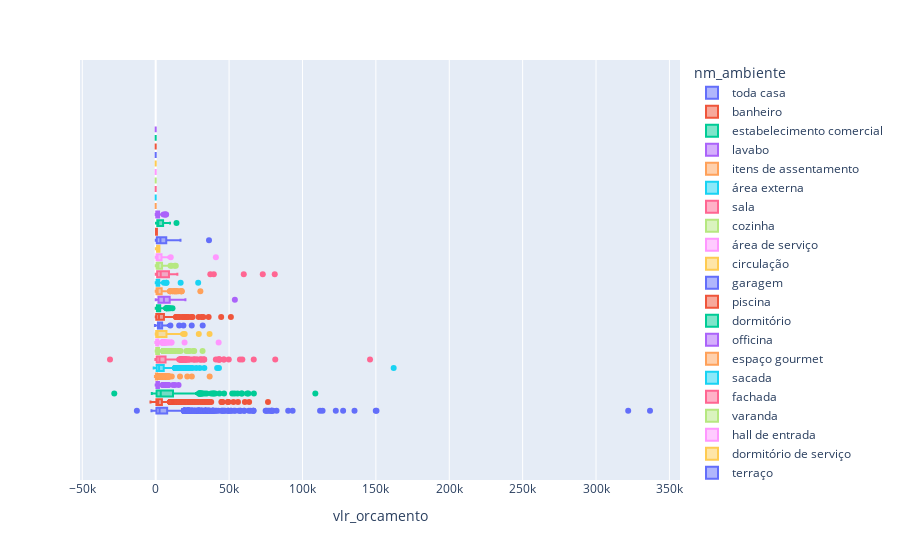

The notebook cell this image was saved under:
### Code cell
px.box(dados, x = 'vlr_orcamento', color = 'nm_ambiente')

### Figure 1 — Plotly figure (JSON) as saved in the notebook; plotly's stock layout.template omitted (floating-point values rounded to 4 significant figures; data arrays with more than 128 entries replaced by an {"elided": "..."} marker saying what was removed)
{"data": [{"alignmentgroup": "True", "hovertemplate": "nm_ambiente=toda casa<br>vlr_orcamento=%{x}<extra></extra>", "legendgroup": "toda casa", "marker": {"color": "#636efa"}, "name": "toda casa", "notched": false, "offsetgroup": "toda casa", "orientation": "h", "showlegend": true, "type": "box", "x": {"elided": "1653 float values"}, "x0": " ", "xaxis": "x", "y0": " ", "yaxis": "y"}, {"alignmentgroup": "True", "hovertemplate": "nm_ambiente=banheiro<br>vlr_orcamento=%{x}<extra></extra>", "legendgroup": "banheiro", "marker": {"color": "#EF553B"}, "name": "banheiro", "notched": false, "offsetgroup": "banheiro", "orientation": "h", "showlegend": true, "type": "box", "x": {"elided": "2114 float values"}, "x0": " ", "xaxis": "x", "y0": " ", "yaxis": "y"}, {"alignmentgroup": "True", "hovertemplate": "nm_ambiente=estabelecimento comercial<br>vlr_orcamento=%{x}<extra></extra>", "legendgroup": "estabelecimento comercial", "marker": {"color": "#00cc96"}, "name": "estabelecimento comercial", "notched": false, "offsetgroup": "estabelecimento comercial", "orientation": "h", "showlegend": true, "type": "box", "x": {"elided": "263 float values"}, "x0": " ", "xaxis": "x", "y0": " ", "yaxis": "y"}, {"alignmentgroup": "True", "hovertemplate": "nm_ambiente=lavabo<br>vlr_orcamento=%{x}<extra></extra>", "legendgroup": "lavabo", "marker": {"color": "#ab63fa"}, "name": "lavabo", "notched": false, "offsetgroup": "lavabo", "orientation": "h", "showlegend": true, "type": "box", "x": {"elided": "313 float values"}, "x0": " ", "xaxis": "x", "y0": " ", "yaxis": "y"}, {"alignmentgroup": "True", "hovertemplate": "nm_ambiente=itens de assentamento<br>vlr_orcamento=%{x}<extra></extra>", "legendgroup": "itens de assentamento", "marker": {"color": "#FFA15A"}, "name": "itens de assentamento", "notched": false, "offsetgroup": "itens de assentamento", "orientation": "h", "showlegend": true, "type": "box", "x": {"elided": "1281 float values"}, "x0": " ", "xaxis": "x", "y0": " ", "yaxis": "y"}, {"alignmentgroup": "True", "hovertemplate": "nm_ambiente=área externa<br>vlr_orcamento=%{x}<extra></extra>", "legendgroup": "área externa", "marker": {"color": "#19d3f3"}, "name": "área externa", "notched": false, "offsetgroup": "área externa", "orientation": "h", "showlegend": true, "type": "box", "x": {"elided": "650 float values"}, "x0": " ", "xaxis": "x", "y0": " ", "yaxis": "y"}, {"alignmentgroup": "True", "hovertemplate": "nm_ambiente=sala<br>vlr_orcamento=%{x}<extra></extra>", "legendgroup": "sala", "marker": {"color": "#FF6692"}, "name": "sala", "notched": false, "offsetgroup": "sala", "orientation": "h", "showlegend": true, "type": "box", "x": {"elided": "755 float values"}, "x0": " ", "xaxis": "x", "y0": " ", "yaxis": "y"}, {"alignmentgroup": "True", "hovertemplate": "nm_ambiente=cozinha<br>vlr_orcamento=%{x}<extra></extra>", "legendgroup": "cozinha", "marker": {"color": "#B6E880"}, "name": "cozinha", "notched": false, "offsetgroup": "cozinha", "orientation": "h", "showlegend": true, "type": "box", "x": {"elided": "846 float values"}, "x0": " ", "xaxis": "x", "y0": " ", "yaxis": "y"}, {"alignmentgroup": "True", "hovertemplate": "nm_ambiente=área de serviço<br>vlr_orcamento=%{x}<extra></extra>", "legendgroup": "área de serviço", "marker": {"color": "#FF97FF"}, "name": "área de serviço", "notched": false, "offsetgroup": "área de serviço", "orientation": "h", "showlegend": true, "type": "box", "x": {"elided": "332 float values"}, "x0": " ", "xaxis": "x", "y0": " ", "yaxis": "y"}, {"alignmentgroup": "True", "hovertemplate": "nm_ambiente=circulação<br>vlr_orcamento=%{x}<extra></extra>", "legendgroup": "circulação", "marker": {"color": "#FECB52"}, "name": "circulação", "notched": false, "offsetgroup": "circulação", "orientation": "h", "showlegend": true, "type": "box", "x": [1171.0, 664.7, 913.7, 587.4, 592.5, 19750.0, 18.9, 5537.0, 17330.0, 15100.0, 36690.0, 2157.0, 18910.0, 256.5, 1809.0, 94.7, 2100.0, 84.46, 462.6, 29360.0, 897.5, 326, 324.8, 337.7, 3695.0, 2622.0, 1400.0, 43.19, 8790, 7338.0], "x0": " ", "xaxis": "x", "y0": " ", "yaxis": "y"}, {"alignmentgroup": "True", "hovertemplate": "nm_ambiente=garagem<br>vlr_orcamento=%{x}<extra></extra>", "legendgroup": "garagem", "marker": {"color": "#636efa"}, "name": "garagem", "notched": false, "offsetgroup": "garagem", "orientation": "h", "showlegend": true, "type": "box", "x": [16020.0, 1706.0, 18890.0, 3487.0, 2309.0, 2617.0, 5234.0, 32030.0, 3849.0, 2197.0, 94.98, 2597.0, 2913.0, 8189.0, 612.9, 1061.0, 6336.0, 2369.0, 905.1, 1265.0, 1671.0, 10010.0, 4242.0, 6086.0, 2703.0, 2796.0, 2687.0, 2854.0, 7047, 1550.0, 1204.0, 2932.0, 3200.0, 2800.0, 2063.0, 2379.0, -509.3, 99.98, 1468.0, 1071.0, 1224.0, 4292.0, 2083.0, 24550.0, 2207.0, 8257.0, 119.8, 4554.0, 3726.0, 4387.0], "x0": " ", "xaxis": "x", "y0": " ", "yaxis": "y"}, {"alignmentgroup": "True", "hovertemplate": "nm_ambiente=piscina<br>vlr_orcamento=%{x}<extra></extra>", "legendgroup": "piscina", "marker": {"color": "#EF553B"}, "name": "piscina", "notched": false, "offsetgroup": "piscina", "orientation": "h", "showlegend": true, "type": "box", "x": {"elided": "377 float values"}, "x0": " ", "xaxis": "x", "y0": " ", "yaxis": "y"}, {"alignmentgroup": "True", "hovertemplate": "nm_ambiente=dormitório<br>vlr_orcamento=%{x}<extra></extra>", "legendgroup": "dormitório", "marker": {"color": "#00cc96"}, "name": "dormitório", "notched": false, "offsetgroup": "dormitório", "orientation": "h", "showlegend": true, "type": "box", "x": [1002.0, 789.2, 5666.0, 759.8, 1496.0, 1648.0, 2522.0, 59.24, 2442.0, 546.7, 28.52, 4060.0, 1732.0, 1332.0, 2041.0, 8882.0, 54.62, 3452.0, 2311.0, 345.9, 21.59, 17.95, 1007.0, 9000.0, 1252.0, 2250.0, 5340.0, 9950.0, 836.2, 1285.0, 1285.0, 1188.0, 7539.0, 86.39, 796.8, 1066.0, 1692.0, 1583.0, 2342.0, 5689.0, 2096.0, 444.7, 4889.0, 5340.0, 251.5, 29.89, 11450.0, 3271.0, 1159.0, 2370.0, 259.2, 2055.0, 907.0, 1644.0, 638.5, 302.0, 7241.0, 2497.0, 1797.0, 733.6, 755.0, 2200.0, 5223.0, 1339.0, 2695.0, 7916.0, 4348.0, 2282.0, 7324.0, 1481.0, 2595.0, 2440.0, 3067.0, 851.0], "x0": " ", "xaxis": "x", "y0": " ", "yaxis": "y"}, {"alignmentgroup": "True", "hovertemplate": "nm_ambiente=officina<br>vlr_orcamento=%{x}<extra></extra>", "legendgroup": "officina", "marker": {"color": "#ab63fa"}, "name": "officina", "notched": false, "offsetgroup": "officina", "orientation": "h", "showlegend": true, "type": "box", "x": [5563.0, 297.4, 19610.0, 9530.0, 9746.0, 7858.0, 8783.0, 1702.0, 2335.0, 2426.0, 3485.0, 9975.0, 10070.0, 480.9, 2872.0, 1539.0, 12830.0, 16930.0, 2425.0, 188.6, 3162.0, 842.9, 7902.0, 6770.0, 3714.0, 6270.0, 2724.0, 3980.0, 7810.0, 1477.0, 11830.0, 11230.0, 7784.0, 470.1, 9901.0, 1435.0, 3820.0, 9407.0, 11860.0, 16810.0, 3820.0, 2281.0, 6999.0, 591.2, 1727.0, 7517.0, 370.6, 3968.0, 288.2, 29.43, 8505, 2603.0, 2091.0, 4724.0, 7871.0, 5065.0, 14890.0, 1610.0, 10610.0, 12320.0, 14190.0, 621.2, 662.8, 5766.0, 53930.0, 7047.0, 5642.0, 8230.0, 7591.0, 7412.0, 3316.0, 15840.0, 2193.0, 6485.0, 2682.0, 526.7, 7412.0, 10520.0, 1154.0, 5832, 9552.0, 2735.0, 352.1, 10090.0, 12710.0, 389.0, 782.7, 20260.0, 2838.0, 12290.0, 121.5, 11961, 7942.0, 6267.0, 657.7, 3947.0], "x0": " ", "xaxis": "x", "y0": " ", "yaxis": "y"}, {"alignmentgroup": "True", "hovertemplate": "nm_ambiente=espaço gourmet<br>vlr_orcamento=%{x}<extra></extra>", "legendgroup": "espaço gourmet", "marker": {"color": "#FFA15A"}, "name": "espaço gourmet", "notched": false, "offsetgroup": "espaço gourmet", "orientation": "h", "showlegend": true, "type": "box", "x": {"elided": "210 float values"}, "x0": " ", "xaxis": "x", "y0": " ", "yaxis": "y"}, {"alignmentgroup": "True", "hovertemplate": "nm_ambiente=sacada<br>vlr_orcamento=%{x}<extra></extra>", "legendgroup": "sacada", "marker": {"color": "#19d3f3"}, "name": "sacada", "notched": false, "offsetgroup": "sacada", "orientation": "h", "showlegend": true, "type": "box", "x": [1121.0, 2798.0, 28950.0, 21.55, 781.7, 790.2, 398.3, 852.0, 421.9, 2053.0, 2202.0, 691.9, 2768.0, 1461.0, 711.8, 233.6, 7383.0, 336.8, 1239.0, 779.4, 3222.0, 555.9, 110.0, 17000.0, 1730.0, 5650.0, 36.6, 1914.0, 436.9, 7171.0, 693.4, 1018.0, 990.3, 830.3, 3408.0, 2488.0, 880.8, 237.3, 992.8, 1159.0, 4868.0, 1379.0, 2044.0, 69.55, 514.9, 269.2, 315.0, 605.5, 2343.0, 1147.0, 1166.0, 540.2, 3419.0, 3552.0, 949.8, 1110.0, 289.1, 1239.0, 1316.0, 4556.0, 1616.0, 2673.0, 1325.0, 2934.0], "x0": " ", "xaxis": "x", "y0": " ", "yaxis": "y"}, {"alignmentgroup": "True", "hovertemplate": "nm_ambiente=fachada<br>vlr_orcamento=%{x}<extra></extra>", "legendgroup": "fachada", "marker": {"color": "#FF6692"}, "name": "fachada", "notched": false, "offsetgroup": "fachada", "orientation": "h", "showlegend": true, "type": "box", "x": [5593.0, 2306.0, 465.9, 370.4, 9973.0, 243.6, 3420.0, 12830.0, 1001.0, 72960.0, 1172.0, 39590.0, 1581.0, 8163.0, 1094.0, 754.2, 11980.0, 60010.0, 14760.0, 8738.0, 81110.0, 5253.0, 5690.0, 11300.0, 1448.0, 77.6, 796.6, 99.98, 69.55, 99.9, 4458.0, 99.6, 69.69, 2408.0, 1510.0, 2813.0, 3543.0, 576.5, 13700.0, 10350.0, 1404.0, 5754.0, 11390.0, 5146.0, 1606.0, 5925.0, 4310.0, 185.3, 1622.0, 10250.0, 3592.0, 1581.0, 1211.0, 939.3, 7023.0, 37230.0, 3998.0], "x0": " ", "xaxis": "x", "y0": " ", "yaxis": "y"}, {"alignmentgroup": "True", "hovertemplate": "nm_ambiente=varanda<br>vlr_orcamento=%{x}<extra></extra>", "legendgroup": "varanda", "marker": {"color": "#B6E880"}, "name": "varanda", "notched": false, "offsetgroup": "varanda", "orientation": "h", "showlegend": true, "type": "box", "x": [3412.0, 3991.0, 3054.0, 7756.0, 1691.0, 1263.0, 1068.0, 1681.0, 4694.0, 1041.0, 2954.0, 382.2, 916.1, 1535.0, 2154.0, 13696, 1546.0, 387.1, 3062.0, 1425.0, 2678.0, 249.3, 328.2, 1933.0, 5152.0, 7135.0, 80.32, 2348.0, 1461.0, 278.1, 8183.0, 5411.0, 7097.0, 5862.0, 489.8, 37.71, 341.4, 903.7, 495.5, 97.98, 240.1, 1073.0, 1951.0, 139.4, 760.2, 307.8, 2493.0, 157.3, 3628.0, 2741.0, 10080.0, 844.9, 2838.0, 7937.0, 844.9, 2043.0, 12920.0, 5057.0, 10820.0, 9347.0], "x0": " ", "xaxis": "x", "y0": " ", "yaxis": "y"}, {"alignmentgroup": "True", "hovertemplate": "nm_ambiente=hall de entrada<br>vlr_orcamento=%{x}<extra></extra>", "legendgroup": "hall de entrada", "marker": {"color": "#FF97FF"}, "name": "hall de entrada", "notched": false, "offsetgroup": "hall de entrada", "orientation": "h", "showlegend": true, "type": "box", "x": [4389.0, 5524.0, 10240.0, 66.59, 40990.0, 624.8, 590.6, 337.4, 1356.0, 1284.0, 4744.0, 950.1, 1808.0, 880.3, 590.6, 4077.0, 1075.0, 485.8, 1312.0, 386.7, 1636.0, 216.1, 1255.0, 4390.0, 501.0, 153.7, 1549.0, 397.1, 5041.0, 5203.0, 3950.0, 1585.0, 1812.0, 594.6, 1430.0, 348.6, 1311.0, 670.9, 5509.0, 270.3, 28.81, 1277.0, 249.1, 8578.0, 3713.0, 1569.0, 413, 712.4, 835.5, 1221.0, 7079.0, 922.6, 6410], "x0": " ", "xaxis": "x", "y0": " ", "yaxis": "y"}, {"alignmentgroup": "True", "hovertemplate": "nm_ambiente=dormitório de serviço<br>vlr_orcamento=%{x}<extra></extra>", "legendgroup": "dormitório de serviço", "marker": {"color": "#FECB52"}, "name": "dormitório de serviço", "notched": false, "offsetgroup": "dormitório de serviço", "orientation": "h", "showlegend": true, "type": "box", "x": [2550.0, 2528.0, 108.0, 1784.0], "x0": " ", "xaxis": "x", "y0": " ", "yaxis": "y"}, {"alignmentgroup": "True", "hovertemplate": "nm_ambiente=terraço<br>vlr_orcamento=%{x}<extra></extra>", "legendgroup": "terraço", "marker": {"color": "#636efa"}, "name": "terraço", "notched": false, "offsetgroup": "terraço", "orientation": "h", "showlegend": true, "type": "box", "x": [3248.0, 3235.0, 577.5, 299.9, 2592.0, 742.4, 16890.0, 145.5, 8350.0, 9965.0, 1610.0, 5739.0, 66.83, 6814.0, 2998.0, 343.6, 3763.0, 671.2, 2361.0, 3480.0, 2453.0, 36320.0, 3889.0, 13240.0, 13240.0], "x0": " ", "xaxis": "x", "y0": " ", "yaxis": "y"}, {"alignmentgroup": "True", "hovertemplate": "nm_ambiente=closet<br>vlr_orcamento=%{x}<extra></extra>", "legendgroup": "closet", "marker": {"color": "#EF553B"}, "name": "closet", "notched": false, "offsetgroup": "closet", "orientation": "h", "showlegend": true, "type": "box", "x": [227.4, 846.5], "x0": " ", "xaxis": "x", "y0": " ", "yaxis": "y"}, {"alignmentgroup": "True", "hovertemplate": "nm_ambiente=escada<br>vlr_orcamento=%{x}<extra></extra>", "legendgroup": "escada", "marker": {"color": "#00cc96"}, "name": "escada", "notched": false, "offsetgroup": "escada", "orientation": "h", "showlegend": true, "type": "box", "x": [1199.0, 1255.0, 7096.0, 2479.0, 2920.0, 1359.0, 615.7, 514.1, 381.4, 9756.0, 8307.0, 1242, 8631.0, 206.3, 364.2, 2008.0, 874.9, 14170.0, 1572.0, 2988.0, 1139.0, 9535.0, 1125.0, 2509.0, 2790.0, 1058.0, 7924.0, 1954.0], "x0": " ", "xaxis": "x", "y0": " ", "yaxis": "y"}, {"alignmentgroup": "True", "hovertemplate": "nm_ambiente=escritório<br>vlr_orcamento=%{x}<extra></extra>", "legendgroup": "escritório", "marker": {"color": "#ab63fa"}, "name": "escritório", "notched": false, "offsetgroup": "escritório", "orientation": "h", "showlegend": true, "type": "box", "x": [379.5, 4739.0, 996.7, 750.3, 169.2, 18.9, 2391.0, 2052, 6239.0, 1064.0, 1645.0, 2049.0, 453.0, 260.8, 35.21, 1522.0, 409.5, 2707.0, 3020.0, 1700.0, 1764.0, 1900.0, 6772.0, 55.36, 855.3, 1922.0, 7114.0, 330.8, 1043.0, 5327.0, 80.19], "x0": " ", "xaxis": "x", "y0": " ", "yaxis": "y"}, {"alignmentgroup": "True", "hovertemplate": "nm_ambiente=51,17<br>vlr_orcamento=%{x}<extra></extra>", "legendgroup": "51,17", "marker": {"color": "#FFA15A"}, "name": "51,17", "notched": false, "offsetgroup": "51,17", "orientation": "h", "showlegend": true, "type": "box", "x": [0], "x0": " ", "xaxis": "x", "y0": " ", "yaxis": "y"}, {"alignmentgroup": "True", "hovertemplate": "nm_ambiente=2<br>vlr_orcamento=%{x}<extra></extra>", "legendgroup": "2", "marker": {"color": "#19d3f3"}, "name": "2", "notched": false, "offsetgroup": "2", "orientation": "h", "showlegend": true, "type": "box", "x": [0.81], "x0": " ", "xaxis": "x", "y0": " ", "yaxis": "y"}, {"alignmentgroup": "True", "hovertemplate": "nm_ambiente=34,38<br>vlr_orcamento=%{x}<extra></extra>", "legendgroup": "34,38", "marker": {"color": "#FF6692"}, "name": "34,38", "notched": false, "offsetgroup": "34,38", "orientation": "h", "showlegend": true, "type": "box", "x": [0], "x0": " ", "xaxis": "x", "y0": " ", "yaxis": "y"}, {"alignmentgroup": "True", "hovertemplate": "nm_ambiente=5,1<br>vlr_orcamento=%{x}<extra></extra>", "legendgroup": "5,1", "marker": {"color": "#B6E880"}, "name": "5,1", "notched": false, "offsetgroup": "5,1", "orientation": "h", "showlegend": true, "type": "box", "x": [0.81], "x0": " ", "xaxis": "x", "y0": " ", "yaxis": "y"}, {"alignmentgroup": "True", "hovertemplate": "nm_ambiente=3,6<br>vlr_orcamento=%{x}<extra></extra>", "legendgroup": "3,6", "marker": {"color": "#FF97FF"}, "name": "3,6", "notched": false, "offsetgroup": "3,6", "orientation": "h", "showlegend": true, "type": "box", "x": [0.81], "x0": " ", "xaxis": "x", "y0": " ", "yaxis": "y"}, {"alignmentgroup": "True", "hovertemplate": "nm_ambiente=140<br>vlr_orcamento=%{x}<extra></extra>", "legendgroup": "140", "marker": {"color": "#FECB52"}, "name": "140", "notched": false, "offsetgroup": "140", "orientation": "h", "showlegend": true, "type": "box", "x": [0], "x0": " ", "xaxis": "x", "y0": " ", "yaxis": "y"}, {"alignmentgroup": "True", "hovertemplate": "nm_ambiente=12,87<br>vlr_orcamento=%{x}<extra></extra>", "legendgroup": "12,87", "marker": {"color": "#636efa"}, "name": "12,87", "notched": false, "offsetgroup": "12,87", "orientation": "h", "showlegend": true, "type": "box", "x": [0.81], "x0": " ", "xaxis": "x", "y0": " ", "yaxis": "y"}, {"alignmentgroup": "True", "hovertemplate": "nm_ambiente=1<br>vlr_orcamento=%{x}<extra></extra>", "legendgroup": "1", "marker": {"color": "#EF553B"}, "name": "1", "notched": false, "offsetgroup": "1", "orientation": "h", "showlegend": true, "type": "box", "x": [0], "x0": " ", "xaxis": "x", "y0": " ", "yaxis": "y"}, {"alignmentgroup": "True", "hovertemplate": "nm_ambiente=540<br>vlr_orcamento=%{x}<extra></extra>", "legendgroup": "540", "marker": {"color": "#00cc96"}, "name": "540", "notched": false, "offsetgroup": "540", "orientation": "h", "showlegend": true, "type": "box", "x": [0], "x0": " ", "xaxis": "x", "y0": " ", "yaxis": "y"}, {"alignmentgroup": "True", "hovertemplate": "nm_ambiente=5<br>vlr_orcamento=%{x}<extra></extra>", "legendgroup": "5", "marker": {"color": "#ab63fa"}, "name": "5", "notched": false, "offsetgroup": "5", "orientation": "h", "showlegend": true, "type": "box", "x": [0], "x0": " ", "xaxis": "x", "y0": " ", "yaxis": "y"}], "layout": {"boxmode": "group", "legend": {"title": {"text": "nm_ambiente"}, "tracegroupgap": 0}, "margin": {"t": 60}, "xaxis": {"anchor": "y", "domain": [0, 1], "title": {"text": "vlr_orcamento"}}, "yaxis": {"anchor": "x", "domain": [0, 1]}}}
